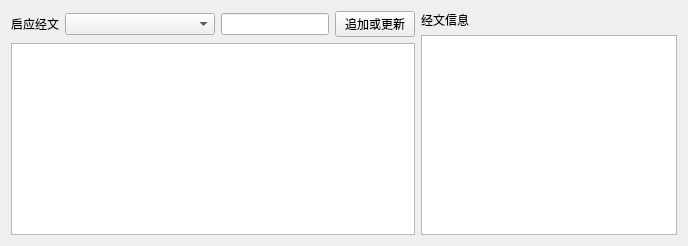
                   <widget class="QWidget" name="tab_10">
                    <attribute name="title">
                     <string>经文信息</string>
                    </attribute>
                    <layout class="QHBoxLayout" name="horizontalLayout_25">
                     <item>
                      <layout class="QVBoxLayout" name="verticalLayout_22">
                       <item>
                        <layout class="QHBoxLayout" name="horizontalLayout_24">
                         <item>
                          <widget class="QLabel" name="label_98">
                           <property name="text">
                            <string>启应经文</string>
                           </property>
                          </widget>
                         </item>
                         <item>
                          <widget class="QComboBox" name="comboBox_rsp_scripture">
                           <property name="minimumSize">
                            <size>
                             <width>150</width>
                             <height>0</height>
                            </size>
                           </property>
                          </widget>
                         </item>
                         <item>
                          <widget class="QLineEdit" name="lineEdit_rsp_scripture"/>
                         </item>
                         <item>
                          <widget class="QPushButton" name="pushButton_append_rsp_scripture">
                           <property name="text">
                            <string>追加或更新</string>
                           </property>
                          </widget>
                         </item>
                        </layout>
                       </item>
                       <item>
                        <widget class="QTextEdit" name="textEdit_rsp_scripture"/>
                       </item>
                      </layout>
                     </item>
                     <item>
                      <layout class="QVBoxLayout" name="verticalLayout_17">
                       <item>
                        <widget class="QLabel" name="label_99">
                         <property name="text">
                          <string>经文信息</string>
                         </property>
                        </widget>
                       </item>
                       <item>
                        <widget class="QTextEdit" name="textEdit_scripture_note"/>
                       </item>
                      </layout>
                     </item>
                    </layout>
                   </widget>
